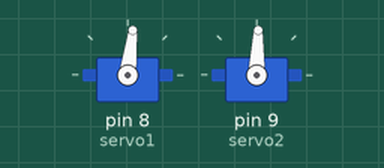
The sketch below on a simulated Arduino Uno, built with avr-gcc and run on an emulated ATmega328P. On the bench: 2 × servo. What the sketch prints to the serial monitor is not drawn.

Above: at 0.05 s.
Timing chart, 0 to 5.0 s (numbered marks = the images above):
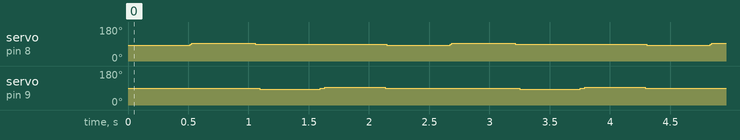

Measured:
- by itself, servo on pin 8 (servo1): repeats every 2.2 s: 93° 0.53 s, 88° 1.1 s, 83° 0.53 s, 88° 0.01 s
- by itself, servo on pin 9 (servo2): repeats every 2.2 s: 88° 0.04 s, 93° 0.50 s, 88° 1.1 s, 83° 0.50 s

The sketch:

GenericNote.ino
```cpp
#include <Servo.h>

#define NOTES_MAX 4
String NOTES[NOTES_MAX] = { "A", "B", "C", "D"};

int moveTime = 400; // Milliseconds

int measureSeconds = 4000; // Milliseconds

int SERVO1_LEFT = 1400;
int SERVO1_RIGHT = 1500;
int SERVO1_REST = 1450;

int SERVO2_LEFT = 1400;
int SERVO2_RIGHT = 1500;
int SERVO2_REST = 1450;

Servo servo1;
Servo servo2;

void setup()
{
  servo1.attach(8);
  servo2.attach(9);
  Serial.begin(9600);
  Serial.println("Online!");
}

void loop() {
  for (int i = 0; i < NOTES_MAX; i++) {
    // This is what note we will play during this part of the for() loop
    String theNote = NOTES[i];
    Serial.println("I am going to play " + theNote);

    // Now we are going to determine where servo1 and servo2 should go
    int servo1Position = SERVO1_REST;
    int servo2Position = SERVO2_REST;
    int restTime = 0;

    if (theNote == "A") {
      servo1Position = SERVO1_LEFT;
    } else if (theNote == "B") {
      servo1Position = SERVO1_RIGHT;
    } else if (theNote == "C") {
      servo2Position = SERVO2_LEFT;
    } else if (theNote == "D") {
      servo2Position = SERVO2_RIGHT;
    }
    else if (theNote == "ER") {
      restTime = measureSeconds / 8;
    } else if (theNote == "QR") {
      restTime = measureSeconds / 4;
    } else if (theNote == "HR") {
      restTime = measureSeconds / 2;
    } else if (theNote == "WR") {
      restTime = measureSeconds;
    }

    // Now we are going to use that information to
    // move the servos
    Serial.print("Moving servo1 to ");
    Serial.println(servo1Position);
    servo1.writeMicroseconds(servo1Position);

    Serial.print("Moving servo2 to ");
    Serial.println(servo2Position);
    servo2.writeMicroseconds(servo2Position);

    if (restTime == 0) { // This is real note
      Serial.print("Sent servo location commands, sleep for ");
      Serial.print(moveTime);
      Serial.println(" milliseconds to wait for servos to arrive at location");
      delay(moveTime);

      if (servo1Position != SERVO1_REST) {
        Serial.println("Moving servo1 to rest position");
        servo1.writeMicroseconds(SERVO1_REST);
      }

      if (servo2Position != SERVO2_REST) {
        Serial.println("Moving servo2 to rest position");
        servo2.writeMicroseconds(SERVO2_REST);
      }
    } else { // This is a rest
      if (restTime > moveTime) {
        delay(restTime - moveTime);
      }
    }
  }
}
```
